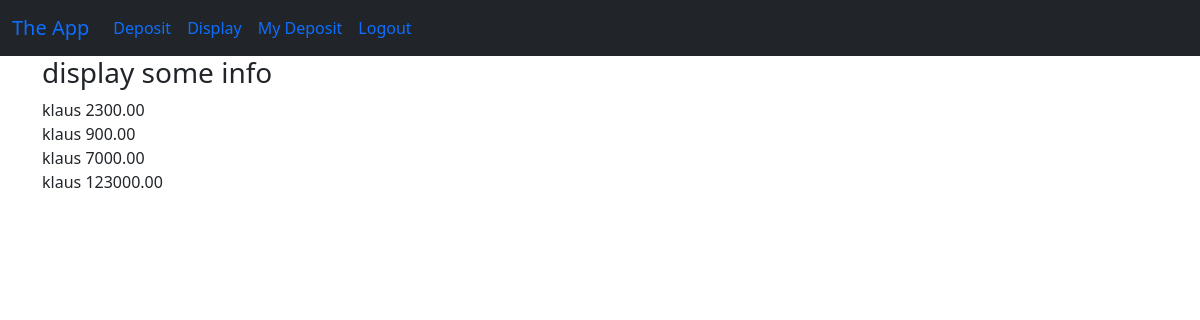
The app's page /mydeposit/ (signed in) with its own data.
### vikoba/models.py (models this page shows, shortened)
class Deposit(models.Model):
    name = models.ForeignKey(User, on_delete=models.SET_NULL, null=True, blank=True)
    date = models.DateTimeField(auto_now_add=True)
    amount = models.DecimalField(max_digits=19, decimal_places=2)

### vikoba/views.py (the view)
# urls.py: path('mydeposit/', IndividualDeposit.as_view() , name="mydeposit"),
class IndividualDeposit(LoginRequiredMixin, ListView):
    model = Deposit
    template_name = "vikoba/mydeposit.html"
    context_object_name = 'deposit'
    def get_context_data(self, **kwargs):
        context = super().get_context_data(**kwargs)
        context['deposit'] = context['deposit'].filter(name=self.request.user)
        return context

### templates/vikoba/mydeposit.html (shortened to what this page needs)
{% extends 'base.html' %}
{% load static %}
{% block content %}
<h3>display some info</h3>
{% for deposit in deposit %}
{{deposit.name}}
{{deposit.amount}}
<br>
{% endfor %}
{% endblock content %}

### records on screen
Deposit: name "klaus", amount "2300.00"
Deposit: name "klaus", amount "900.00"
Deposit: name "klaus", amount "7000.00"
Deposit: name "klaus", amount "123000.00"
